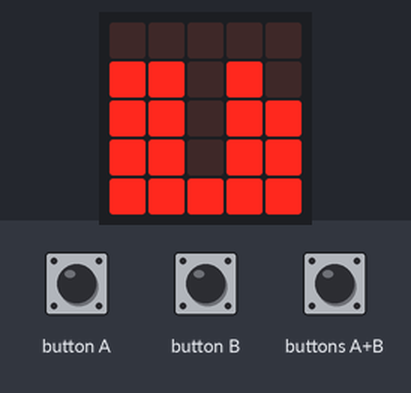
Bench run of a program on a simulated BBC micro:bit (MakeCode). Parts: the board's 5×5 LED display. The test bench sets the inputs (shaded band).

Above: at 1.2 s.
1.3 s: button A pressed for 0.15 s
At 2.4 s:
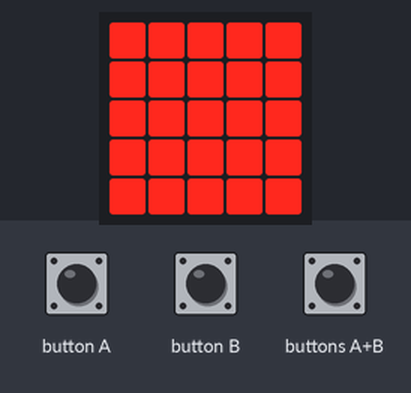
3.1 s: buttons A+B pressed for 0.15 s
At 3.9 s:
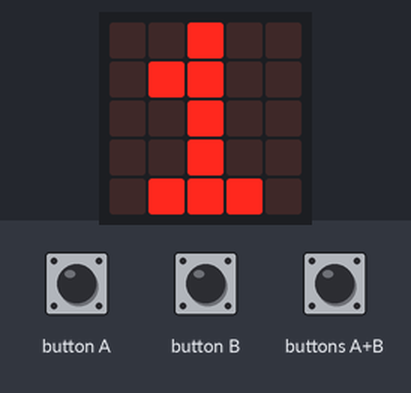
5.5 s: buttons A+B pressed for 1 s
8.8 s: button B pressed for 0.15 s
At 9.9 s:
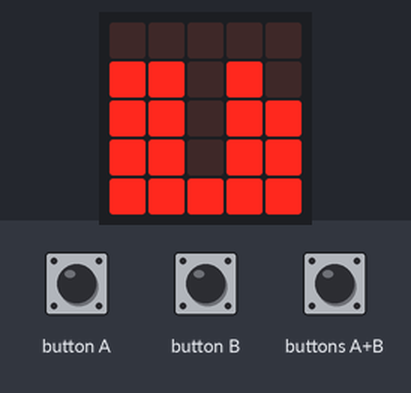
Timing chart, 0 to 11.5 s (numbered marks = the images above; inputs shaded):
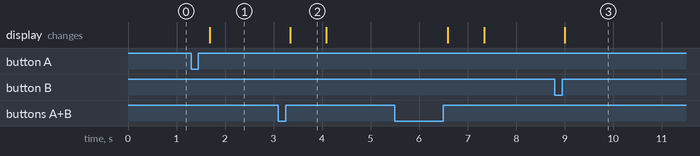

The program:

main.ts
```typescript
input.onButtonPressed(Button.A, function () {
    NP += 1
})
input.onButtonPressed(Button.AB, function () {
    basic.showNumber(NP)
})
input.onButtonPressed(Button.B, function () {
    if (NP > 0) {
        NP += -1
    }
})
let NP = 0
NP = 0
basic.forever(function () {
    if (NP > 0) {
        basic.showLeds(`
            # # # # #
            # # # # #
            # # # # #
            # # # # #
            # # # # #
            `)
    }
    if (NP == 0) {
        basic.showLeds(`
            . . . . .
            # # . # .
            # # . # #
            # # . # #
            # # # # #
            `)
    }
})
```

test.ts
```typescript
// aquí va el archivo "tests"; esto no se compilará cuando este paquete se utilice como una extensión.
```

Measured:
- after the input at 1.3 s, the display: changes after 0.38 s (image 1)
- after the input at 3.1 s, the display: changes after 0.24 s (image 2)
- after the input at 8.8 s, the display: changes after 0.20 s (image 3)
- what the display in image 2 shows lasts 0.8 s, from 3.3 s to 4.1 s
